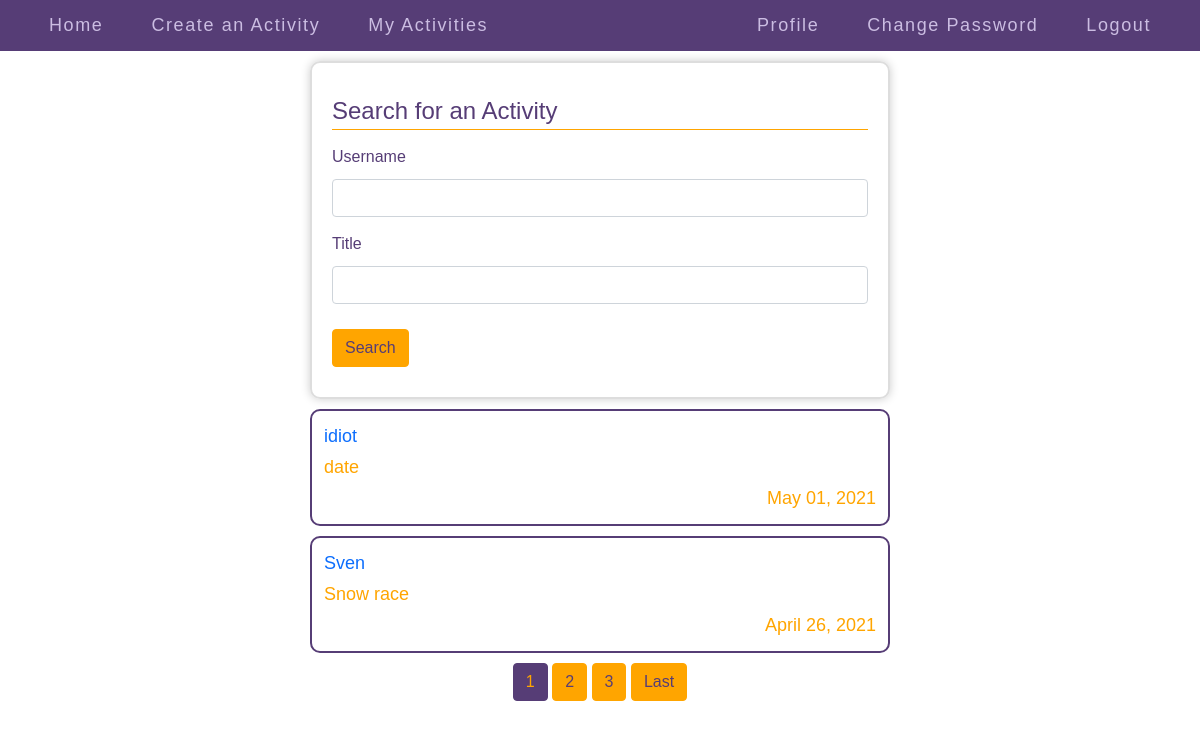
/index/ (signed in), run on the app's committed database.
### meet/models.py (models this page shows, shortened)
class Activity(models.Model):
    user = models.ForeignKey(User, on_delete=models.CASCADE, related_name="activities")
    title = models.CharField(max_length=128)
    description = models.TextField()
    time = models.DateTimeField(default=timezone.now)

### meet/views.py (the view)
# urls.py: path("index/", views.index, name="index"),
@login_required(login_url='/')
def index(request):
    if request.method == "POST":
        form = SearchActivity(request.POST)
        if form.is_valid():
            if form.cleaned_data["username"] == "" and form.cleaned_data["title"] == "":
                messages.error(request, 'Please provide at least one field input for search')
                return redirect("index")
            name = form.cleaned_data["username"]
            title = form.cleaned_data["title"]
            if name == "":
                name="empty_user"
            if title == "":
                title = "empty_title"
            return redirect("search_activities", name=name, title=title)
            return redirect("search_activities", name=form.cleaned_data["username"], title=form.cleaned_data["title"])
            return HttpResponse("Valid Searching...")
        return HttpResponse("Searching...")
    else:
        activities = Activity.objects.all().order_by('-time')
        activities_list = []
        deleted = Deleted.objects.all()
        for a in activities:
            obj = Deleted.objects.filter(activity=a).first()
            if obj is None:
                activities_list.append(a)
        paginator = Paginator(activities_list, 2)
        page_num = request.GET.get('page')
        page_obj = paginator.get_page(page_num)
        form = SearchActivity()
        return render(request, "meet/index.html", {
        "activities": page_obj, "form": form
        })

### meet/views.py
class SearchActivity(forms.Form):
    username = forms.CharField(label="Username", max_length=128, required=False)
    title = forms.CharField(label="Title", max_length=128, required=False)

### meet/templates/meet/index.html (shortened to what this page needs)
{% extends "meet/layout.html" %}
{% load crispy_forms_tags %}
{% load static %}
{% block body %}
  <div class="index_page">
    <div class="search_a_specific_activity">
      <form class="" method="post">
        <fieldset>
          <legend>Search for an Activity</legend>
          {{ form|crispy }}
        </fieldset>
        <button type="submit" class="btn btn-outline common_button">Search</button>
      </form>
    </div>
    {% for activity in activities %}
      <div class="indexpage_activity" data-id={{ activity.id }}>
        <div class="user_links">
          <a href="{% url 'user_profile' activity.user.username %}">{{ activity.user.username }}</a>
        </div>
        <div>
          {{ activity.title }}
        </div>
        <div class="indexpage_posted_on">
          {{ activity.time|date:"F d, Y" }}
        </div>
      </div>
    {% endfor %}
    <div class="pagination_links">
      {% for num in activities.paginator.page_range %}
        {% if activities.number == num %}
          <a id="current_pagination_link" class="btn btn-info" href="?page={{ num }}">{{ num }}</a>
        {% elif num > activities.number|add:'-3' and num < activities.number|add:'3' %}
          <a class="btn btn-outline-info" href="?page={{ num }}">{{ num }}</a>
        {% endif %}
      {% endfor %}
      {% if activities.has_next %}
      <a class="btn btn-outline-info" href="?page={{ activities.paginator.num_pages }}">Last</a>
      {% endif %}
    </div>
  </div>
{% endblock %}

### meet/static/meet/styles.css (style rules this page uses)
* { font-family: Arial, sans-serif; }
html, body { padding: 0; margin: 0; }
.form_register, .form_update, .password_forms, .activity_form, .index_page { width: 75%; min-width: 300px; max-width: 600px; }
.index_page { margin: auto; }
.index_page > * { margin: 10px; }
.indexpage_activity > * { margin: 2px; }
.indexpage_activity { border: 2px solid #563d76; color: orange; display: flex; flex-direction: column; padding: 10px; border-radius: 10px; font-size: 18px; position: relative; }
.indexpage_activity .indexpage_posted_on { align-self: flex-end; }
.form_update button, .password_reset_complete a, .pagination_links a, .common_button { color: orange; border-color: #563d76; background: #563d76; color: #563d76; border-color: orange; background: orange; }
.form_update button[type="submit"]:hover, .form_update button[type="button"]:hover, .password_reset_complete a:hover, .pagination_links a:hover, #current_pagination_link, .common_button:hover { color: #563d76; border-color: orange; background: orange; color: orange; border-color: #563d76; background: #563d76; }
fieldset div, form > * { margin: 10px 0px; }
fieldset input, legend { margin-bottom: 15px; }
form { padding: 20px; border: 2px solid #ddd; border-radius: 10px; box-shadow: 0 0 10px #ccc; }
.pagination_links { text-align: center; }
.search_a_specific_activity input { color: orange; }
.search_a_specific_activity * { color: #563d76; }
.search_a_specific_activity legend { border-bottom: 1px solid orange; }
.search_a_specific_activity button { margin-top: 0; }
.user_links a, .activity_users_fc a, .activity_users a { text-decoration: none; }
.indexpage_activity a { text-decoration: none; }

### data on the page
Activity: user.username "idiot", title "date", time "May 01, 2021"
Activity: user.username "Sven", title "Snow race", time "April 26, 2021"

### other printed values
{{ num }} "1"
{{ num }} "2" "3"
